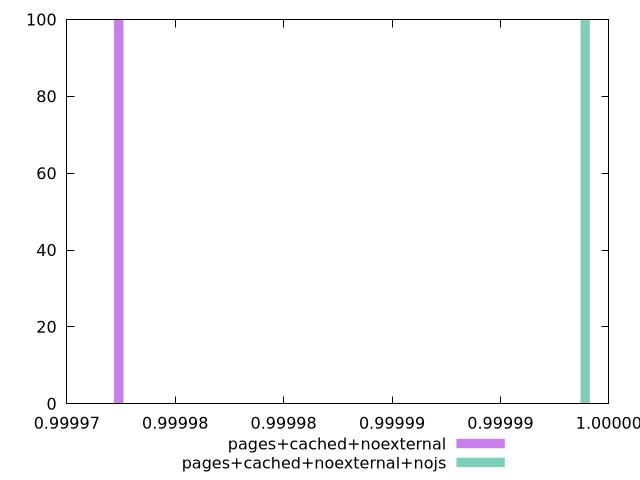

Reproduce this figure in gnuplot.
$_pagesCachedNoexternal <<EOF
0.9999723939892163 100
EOF
$_pagesCachedNoexternalNojs <<EOF
0.9999939069787661 100
EOF
set key outside below
set terminal pngcairo
set output "report_00004_2020-11-02T20-21-41.718Z/uses-long-cache-ttl/uses-long-cache-ttl_pages+cached+noexternal_pages+cached+noexternal+nojs+hist.png"
set boxwidth 4.3025979099553526e-7
set style fill transparent solid 0.5 noborder
set yrange [0:100]
plot $_pagesCachedNoexternal title "pages+cached+noexternal" with boxes ,$_pagesCachedNoexternalNojs title "pages+cached+noexternal+nojs" with boxes ,
